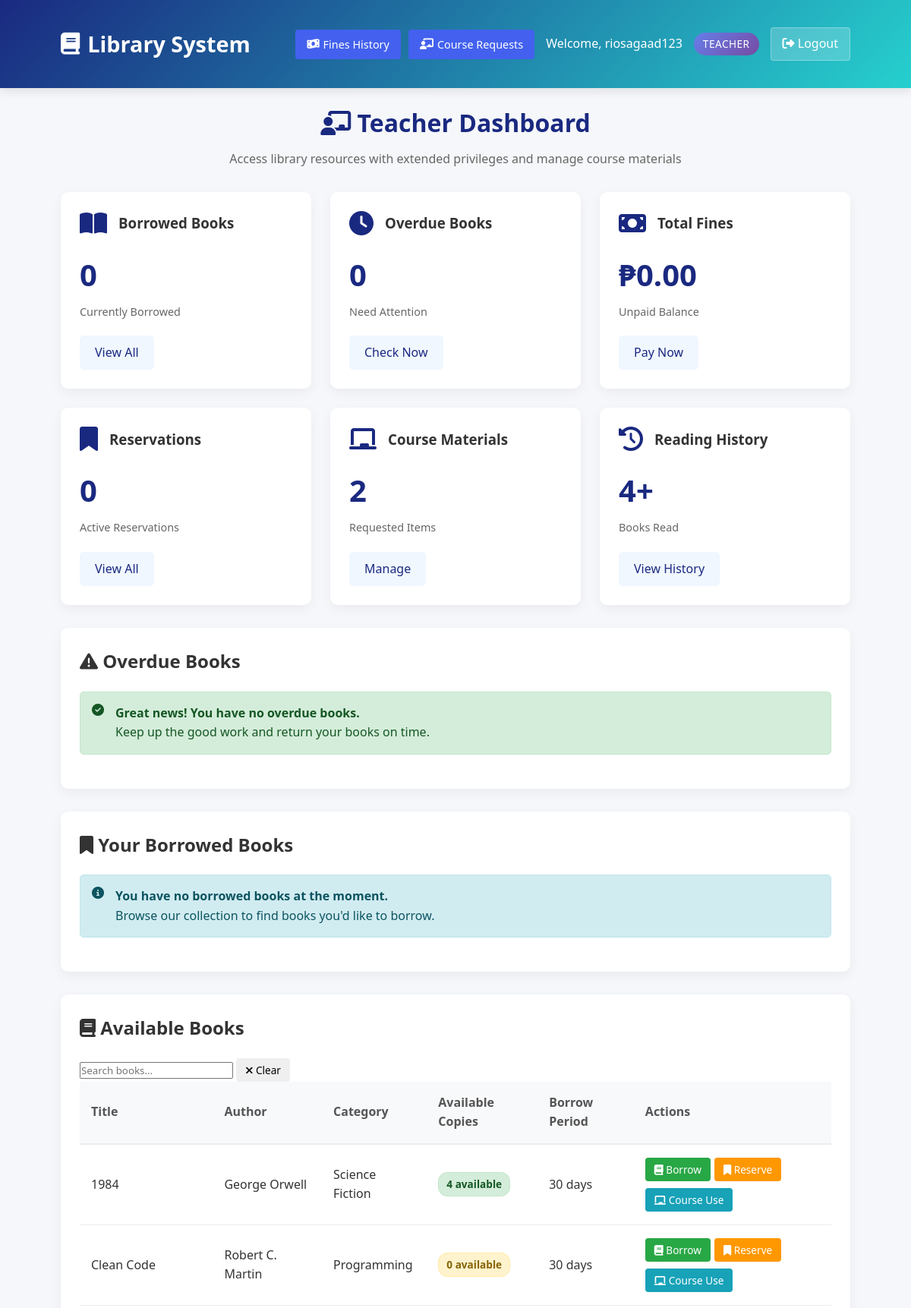
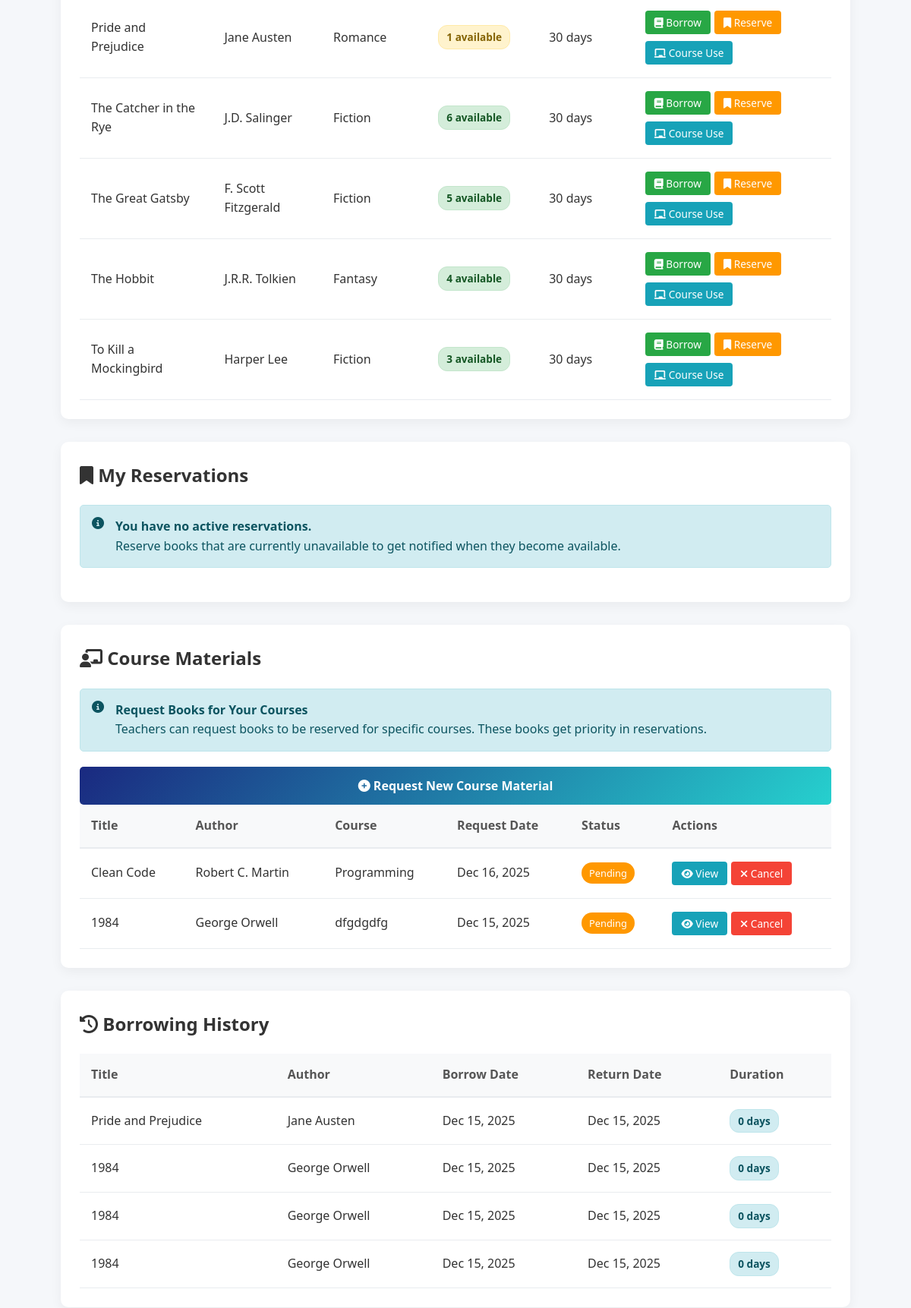
The page /views/dashboards/teacher.php (signed in, upper part) on the database its author committed (2 pictures, top to bottom).
### tables this page shows
CREATE TABLE `books` (
  `id` int(11) NOT NULL,
  `title` varchar(200) NOT NULL,
  `author` varchar(100) NOT NULL,
  `isbn` varchar(20) NOT NULL,
  `category` varchar(50) DEFAULT NULL,
  `copies_available` int(11) DEFAULT 1,
  `total_copies` int(11) DEFAULT 1,
  `publication_year` int(11) DEFAULT NULL,
  `added_date` timestamp NOT NULL DEFAULT current_timestamp(),
  `publisher` varchar(255) DEFAULT NULL,
  `published_year` int(11) DEFAULT NULL,
  `edition` varchar(50) DEFAULT NULL,
  `total_pages` int(11) DEFAULT NULL,
  `language` varchar(50) DEFAULT NULL,
  `location` varchar(100) DEFAULT NULL,
  `call_number` varchar(50) DEFAULT NULL,
  `description` text DEFAULT NULL,
  `cover_image` varchar(255) DEFAULT 'default-book.jpg',
  `status` enum('active','deleted') DEFAULT 'active',
  `deleted_at` datetime DEFAULT NULL,
  `updated_at` timestamp NOT NULL DEFAULT current_timestamp() ON UPDATE current_timestamp()
);

CREATE TABLE `course_materials` (
  `id` int(11) NOT NULL,
  `teacher_id` int(11) NOT NULL,
  `book_id` int(11) NOT NULL,
  `course_name` varchar(100) NOT NULL,
  `semester` varchar(50) DEFAULT NULL,
  `request_date` datetime DEFAULT current_timestamp(),
  `status` enum('pending','approved','rejected') DEFAULT 'pending'
);

CREATE TABLE `borrowing_records` (
  `id` int(11) NOT NULL,
  `user_id` int(11) NOT NULL,
  `book_id` int(11) NOT NULL,
  `borrow_date` timestamp NOT NULL DEFAULT current_timestamp(),
  `due_date` date NOT NULL,
  `return_date` timestamp NULL DEFAULT NULL,
  `status` enum('borrowed','returned','overdue') DEFAULT 'borrowed',
  `fine_applied` tinyint(1) DEFAULT 0,
  `fine_amount` decimal(10,2) DEFAULT 0.00
);

### views/dashboards/teacher.php (the view, shortened to what the rows shown need)
<?php
$user_id = $_SESSION['user_id'];
$conn = getDBConnection();
$available_books_query = "SELECT * FROM books WHERE copies_available >= 0 ORDER BY title LIMIT 15";
$available_books = $conn->query($available_books_query);
$history_query = "SELECT b.title, b.author, br.borrow_date, br.return_date
                  FROM borrowing_records br
                  JOIN books b ON br.book_id = b.id
                  WHERE br.user_id = ? AND br.status = 'returned'
                  ORDER BY br.borrow_date DESC LIMIT 10";
$stmt4 = $conn->prepare($history_query);
$stmt4->bind_param("i", $user_id);
$stmt4->execute();
$borrowing_history = $stmt4->get_result();
$course_materials_query = "SELECT cm.*, b.title, b.author
                           FROM course_materials cm
                           JOIN books b ON cm.book_id = b.id
                           WHERE cm.teacher_id = ?
                           ORDER BY cm.request_date DESC";
$course_stmt = $conn->prepare($course_materials_query);
$course_stmt->bind_param("i", $user_id);
$course_stmt->execute();
$course_materials = $course_stmt->get_result();
$borrowing_limit = 30;
?>
<!DOCTYPE html>
<html lang="en">
<head>
    <link rel="stylesheet" href="/smart-library/assets/css/styles.css">
    <link rel="stylesheet" href="/smart-library/assets/css/teacher.css">
    <link rel="stylesheet" href="https://cdnjs.cloudflare.com/ajax/libs/font-awesome/6.4.0/css/all.min.css">
</head>
<body>
    <main class="container">
        <div class="dashboard-header">
            <h1><i class="fas fa-chalkboard-teacher"></i> Teacher Dashboard</h1>
        </div>
        <div class="table-container" id="overdue-books">
            <h2><i class="fas fa-exclamation-triangle"></i> Overdue Books</h2>
        </div>
        <div class="table-container" id="borrowed-books">
            <h2><i class="fas fa-bookmark"></i> Your Borrowed Books</h2>
        </div>
        <div class="table-container" id="available-books">
            <h2><i class="fas fa-book"></i> Available Books</h2>
            <?php if ($available_books->num_rows > 0): ?>
            <table id="booksTable">
                <thead>
                    <tr>
                        <th>Title</th>
                        <th>Author</th>
                        <th>Category</th>
                        <th>Available Copies</th>
                        <th>Borrow Period</th>
                        <th>Actions</th>
                    </tr>
                </thead>
                <tbody>
                    <?php while($book = $available_books->fetch_assoc()): ?>
                    <tr>
                        <td><?php echo htmlspecialchars($book['title']); ?></td>
                        <td><?php echo htmlspecialchars($book['author']); ?></td>
                        <td><?php echo htmlspecialchars($book['category']); ?></td>
                        <td>
                            <span class="badge <?php echo $book['copies_available'] <= 2 ? 'warning' : 'success'; ?>">
                                <?php echo $book['copies_available']; ?> available
                            </span>
                        </td>
                        <td><?php echo $borrowing_limit; ?> days</td>
                        <td>
                            <div class="action-buttons">
                                <button class="btn-small btn-approve" onclick="borrowBook(<?php echo $book['id']; ?>, '<?php echo addslashes($book['title']); ?>')">
                                    <i class="fas fa-book"></i> Borrow
                                </button>
                                <button class="btn-small btn-reserve" onclick="reserveBook(<?php echo $book['id']; ?>, '<?php echo addslashes($book['title']); ?>')">
                                    <i class="fas fa-bookmark"></i> Reserve
                                </button>
                                <button class="btn-small btn-info" onclick="requestForCourse(<?php echo $book['id']; ?>, '<?php echo addslashes($book['title']); ?>')">
                                    <i class="fas fa-chalkboard"></i> Course Use
                                </button>
                            </div>
                        </td>
                    </tr>
                    <?php endwhile; ?>
                </tbody>
            </table>
            <?php endif; ?>
        </div>
        <div class="table-container" id="reservations">
            <h2><i class="fas fa-bookmark"></i> My Reservations</h2>
        </div>
        <div class="table-container" id="course-materials">
            <h2><i class="fas fa-chalkboard-teacher"></i> Course Materials</h2>
            <?php if ($course_materials->num_rows > 0): ?>
            <table>
                <thead>
                    <tr>
                        <th>Title</th>
                        <th>Author</th>
                        <th>Course</th>
                        <th>Request Date</th>
                        <th>Status</th>
                        <th>Actions</th>
                    </tr>
                </thead>
                <tbody>
                    <?php while($material = $course_materials->fetch_assoc()): ?>
                    <tr>
                        <td><?php echo htmlspecialchars($material['title']); ?></td>
                        <td><?php echo htmlspecialchars($material['author']); ?></td>
                        <td><?php echo htmlspecialchars($material['course_name'] ?? 'N/A'); ?></td>
                        <td><?php echo date('M d, Y', strtotime($material['request_date'])); ?></td>
                        <td>
                            <span class="status-badge <?php echo $material['status'] == 'approved' ? 'status-approved' : 'status-pending'; ?>">
                                <?php echo ucfirst($material['status']); ?>
                            </span>
                        </td>
                        <td>
                            <div class="action-buttons">
                                <button class="btn-small btn-view" onclick="viewCourseMaterial(<?php echo $material['id']; ?>)">
                                    <i class="fas fa-eye"></i> View
                                </button>
                                <?php if ($material['status'] == 'pending'): ?>
                                <button class="btn-small btn-danger" onclick="cancelCourseRequest(<?php echo $material['id']; ?>)">
                                    <i class="fas fa-times"></i> Cancel
                                </button>
                                <?php endif; ?>
                            </div>
                        </td>
                    </tr>
                    <?php endwhile; ?>
                </tbody>
            </table>
            <?php endif; ?>
        </div>
        <div class="table-container" id="history">
            <h2><i class="fas fa-history"></i> Borrowing History</h2>
            <?php if ($borrowing_history->num_rows > 0): ?>
            <table>
                <thead>
                    <tr>
                        <th>Title</th>
                        <th>Author</th>
                        <th>Borrow Date</th>
                        <th>Return Date</th>
                        <th>Duration</th>
                    </tr>
                </thead>
                <tbody>
                    <?php while($record = $borrowing_history->fetch_assoc()):
                        $borrow_date = new DateTime($record['borrow_date']);
                        $return_date = $record['return_date'] ? new DateTime($record['return_date']) : null;
                        $duration = $return_date ? $borrow_date->diff($return_date)->days : 'N/A';
                    ?>
                    <tr>
                        <td><?php echo htmlspecialchars($record['title']); ?></td>
                        <td><?php echo htmlspecialchars($record['author']); ?></td>
                        <td><?php echo date('M d, Y', strtotime($record['borrow_date'])); ?></td>
                        <td>
                            <?php if ($record['return_date']): ?>
                                <?php echo date('M d, Y', strtotime($record['return_date'])); ?>
                            <?php else: ?>
                                <span class="text-warning">Not returned</span>
                            <?php endif; ?>
                        </td>
                        <td>
                            <?php if ($duration !== 'N/A'): ?>
                                <span class="badge info"><?php echo $duration; ?> days</span>
                            <?php else: ?>
                                <span class="text-muted">N/A</span>
                            <?php endif; ?>
                        </td>
                    </tr>
                    <?php endwhile; ?>
                </tbody>
            </table>
            <?php endif; ?>
        </div>
    </main>
</body>
</html>

### rows shown on the page
books: title "1984", author "George Orwell", category "Science Fiction", copies_available "4"
books: title "Clean Code", author "Robert C. Martin", category "Programming", copies_available "0"
books: title "Pride and Prejudice", author "Jane Austen", category "Romance", copies_available "1"
books: title "The Catcher in the Rye", author "J.D. Salinger", category "Fiction", copies_available "6"
books: title "The Great Gatsby", author "F. Scott Fitzgerald", category "Fiction", copies_available "5"
books: title "The Hobbit", author "J.R.R. Tolkien", category "Fantasy", copies_available "4"
books: title "To Kill a Mockingbird", author "Harper Lee", category "Fiction", copies_available "3"
course_materials: book.title "Clean Code", book.author "Robert C. Martin", course_name "Programming", request_date "Dec 16, 2025", status "Pending"
course_materials: book.title "1984", book.author "George Orwell", course_name "dfgdgdfg", request_date "Dec 15, 2025", status "Pending"
borrowing_records: book.title "Pride and Prejudice", book.author "Jane Austen", borrow_date "Dec 15, 2025", return_date "Dec 15, 2025", duration "0"
borrowing_records: book.title "1984", book.author "George Orwell", borrow_date "Dec 15, 2025", return_date "Dec 15, 2025", duration "0"
borrowing_records: book.title "1984", book.author "George Orwell", borrow_date "Dec 15, 2025", return_date "Dec 15, 2025", duration "0"
borrowing_records: book.title "1984", book.author "George Orwell", borrow_date "Dec 15, 2025", return_date "Dec 15, 2025", duration "0"

### other values the page prints
$_SESSION['username'] "riosagaad123"
$borrowed_books->num_rows "0"
$overdue_books->num_rows "0"
$fines_data['total_unpaid'] "0.00"
$reservations->num_rows "0"
$course_materials->num_rows "2"
$borrowing_history->num_rows "4"
